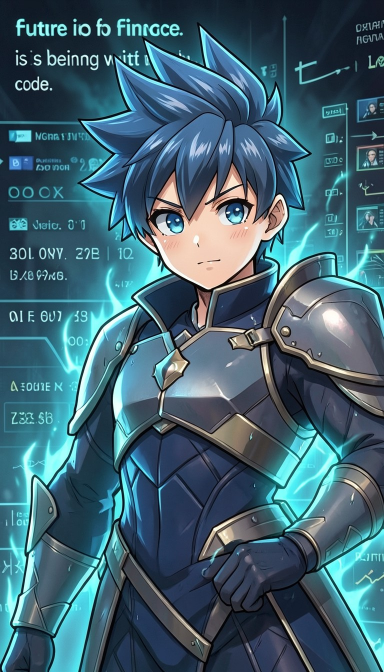
#> input picture assets/images/28a108349bceb1e5fe6c8aa7aee05c80ef71baa827d310371b00bc3d5973ba56.jpg, 768 x 1344 px (shown at 1/2 size)
$ python -i comic_layout.py   (imports and definitions only)
#> lines starting #> are read from the running program, lines starting #| are printed output that depends on the picture
"""Where text goes on a comic panel: keep speech bubbles / narration boxes OFF the characters' faces.

Faces: nagadomi's lbpcascade_animeface (MIT, https://github.com/nagadomi/lbpcascade_animeface; assets/cascades/),
then OpenCV's frontal-face Haar cascade, then an edge-density "subject" box. Boxes are mapped through the Ken-Burns
move (zoom/pan over the whole clip) into final 1080x1920 frame coordinates, so the free area stays free while it moves.
"""
from __future__ import annotations

from pathlib import Path

ROOT = Path(__file__).resolve().parents[1]
ANIME_CASCADE = ROOT / "assets" / "cascades" / "lbpcascade_animeface.xml"
W, H = 1080, 1920
CANVAS_W, CANVAS_H = 1620, 2880  # the image is cover-scaled to this before zoompan (aurora/comic.py render_clip)
MARGIN = 40  # safe margin to the frame edge, px
Box = tuple[float, float, float, float]  # x0, y0, x1, y1


def detect_faces(image_path: Path) -> list[Box]:
    """Face boxes in IMAGE pixel coordinates: anime cascade -> frontal Haar -> edge-density subject box."""
    import cv2

    img = cv2.imread(str(image_path))
    if img is None:
        return []
    gray = cv2.equalizeHist(cv2.cvtColor(img, cv2.COLOR_BGR2GRAY))
    ih, iw = gray.shape
    min_side = max(24, int(min(iw, ih) * 0.05))
    for xml in (ANIME_CASCADE, Path(cv2.data.haarcascades) / "haarcascade_frontalface_default.xml"):
        if not xml.exists():
            continue
        cascade = cv2.CascadeClassifier(str(xml))
        if cascade.empty():
            continue
        found = cascade.detectMultiScale(gray, scaleFactor=1.1, minNeighbors=4, minSize=(min_side, min_side))
        if len(found):
            return [(float(x), float(y), float(x + w), float(y + h)) for x, y, w, h in found]
    return [_subject_box(img)]  # nothing detected: avoid the busiest (most edge-dense) region instead


# [54 lines left out: functions _subject_box, to_canvas, window, to_frame, faces_over_motion, not called in this run]


def overlap(a: Box, b: Box) -> float:
    return max(0.0, min(a[2], b[2]) - max(a[0], b[0])) * max(0.0, min(a[3], b[3]) - max(a[1], b[1]))


def _grow(b: Box, m: float) -> Box:
    return (b[0] - m, b[1] - m, b[2] + m, b[3] + m)


# [31 lines left out: functions place_narration, place_bubble, not called in this run]


class Layout:
    """Frame geometry. Default (bands=False): FULL-BLEED 9:16 art, text placed on free background by segmentation.
    Opt-in bands=True (config comic.layout.bands): reserved bands: top band (narration) | art window | dialogue band |
    empty bottom safe zone and right strip."""

    # [14 lines left out: function __init__, not called in this run]

    @classmethod
    def from_cfg(cls, d: dict | None) -> "Layout":
        return cls(**{k: v for k, v in (d or {}).items() if k in ("top_h", "art_h", "dialogue_h", "right_safe", "margin", "bands")})


# [24 lines left out: functions speaker_x, subject_top_fraction, not called in this run]


def art_crop(image_path: Path, out_path: Path, win_w: int = W, win_h: int = 1170) -> Path:
    """Crop `image_path` to the art window's aspect, choosing the window by SUBJECT (head/hood in frame), not the centre:
    top of the face box minus headroom when a face is found, else the subject's top edge. No-op copy when the aspect already fits."""
#> called with out_path = 'out.png', win_w = 1080, win_h = 1170
    from PIL import Image

    with Image.open(image_path) as im:
#> im is the input picture: PIL image 768x1344 RGB; mean R, G, B 64.6, 99.2, 113.4
        im = im.convert("RGB")
        iw, ih = im.size
#> iw = 768; ih = 1344
        want = win_w / win_h
        if abs(iw / ih - want) / want < 0.03:
            im.save(out_path)
            return out_path
        if iw / ih < want:  # taller than the window (the usual 9:16 image): choose the vertical window
            ch = int(round(iw / want))
#> ch = 832
            faces = detect_faces(Path(image_path))
#> in detect_faces, `gray = cv2.equalizeHist(cv2.cvtColor(img, cv2.COLOR_BGR2GRAY))`:
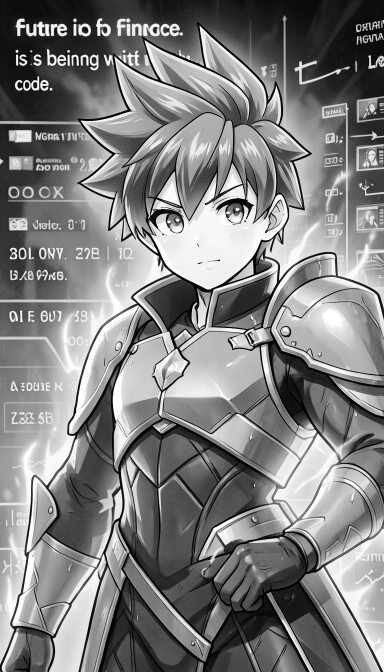
#> gray: shape (1344, 768) (shown at 1/2 size); min 0, max 255, mean 128.2
#> the loop in detect_faces, `for xml in (ANIME_CASCADE, Path(cv2.data.haarcascades) / "haarcascade_..` made 1 pass
#> found on pass 1: [[296, 338, 88, 88], [217, 272, 376, 376]]
#> faces = [(296, 338, 384, 426), (217, 272, 593, 648)]
            if faces:
                top = min(f[1] for f in faces)
#> top = 272
                bottom = max(f[3] for f in faces)
#> bottom = 648
                y0 = top - 0.28 * ch  # headroom above the face
#> y0 = 39.04
                if bottom - top > 0.6 * ch:  # very large face: just keep the top part
                    y0 = top - 0.1 * ch
            else:
                y0 = subject_top_fraction(Path(image_path)) * ih - 0.05 * ch
            y0 = int(min(max(y0, 0), ih - ch))
#> y0 = 39
            box = (0, y0, iw, y0 + ch)
#> box = (0, 39, 768, 871)
        else:  # wider than the window: centre horizontally (rare)
            cw = int(round(ih * want))
            x0 = (iw - cw) // 2
            box = (x0, 0, x0 + cw, ih)
        im.crop(box).save(out_path)
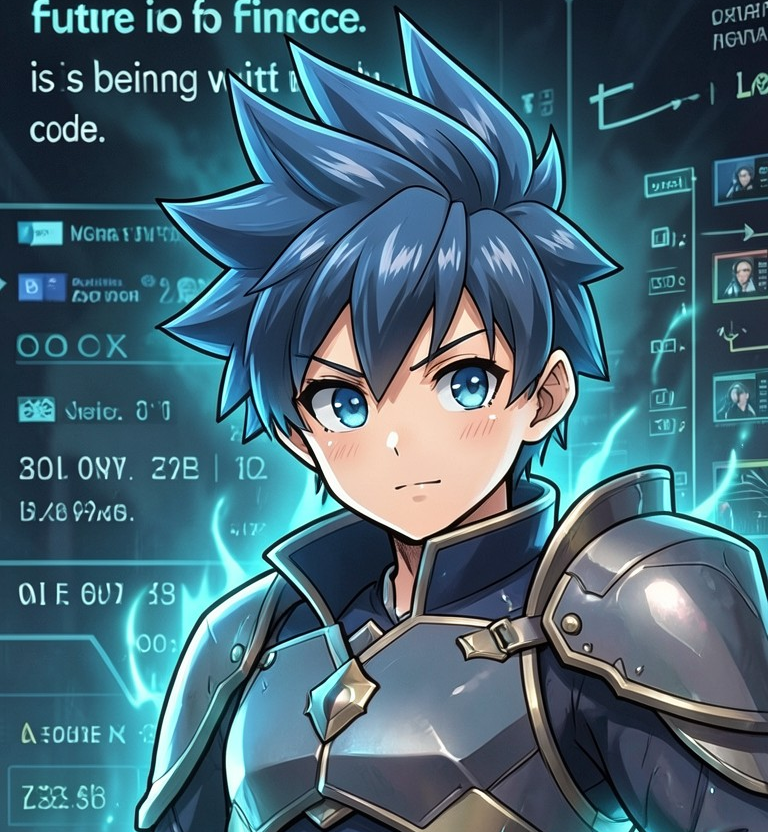
#> saved as out.png: PIL image 768x832 RGB; mean R, G, B 70.4, 103.2, 117.3
    return out_path


# ------------------------------------------------------------------ segmentation-based placement (full-bleed art)
CELL = 10  # occupancy grid cell in frame pixels -> 108 x 192
SAFE = (40, 40, 950, 1574)  # x0, y0, x1, y1: keep text out of the right ~12% and bottom ~18% (platform UI) and the edges
_session: dict = {}


# [128 lines left out: functions foreground_mask, occupancy_and_head, occupancy_over_motion, head_band, head_point, best_spot and 1 more, not called in this run]


def restore_frame(old: tuple) -> None:
    global W, H, CANVAS_W, CANVAS_H, SAFE
    W, H, CANVAS_W, CANVAS_H, SAFE = old


# [38 lines left out: functions subject_x, portrait_crop, not called in this run]

>>> result = art_crop('../assets/images/28a108349bceb1e5fe6c8aa7aee05c80ef71baa827d310371b00bc3d5973ba56.jpg', 'out.png')
